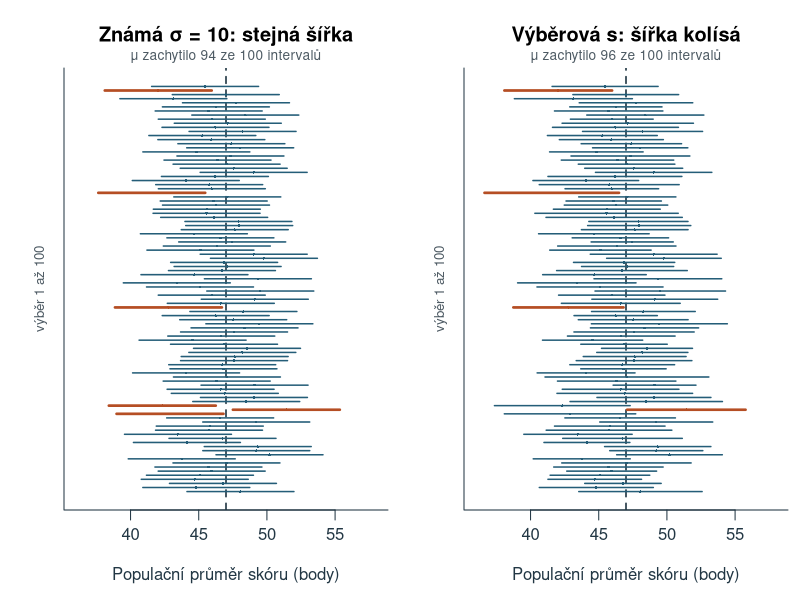
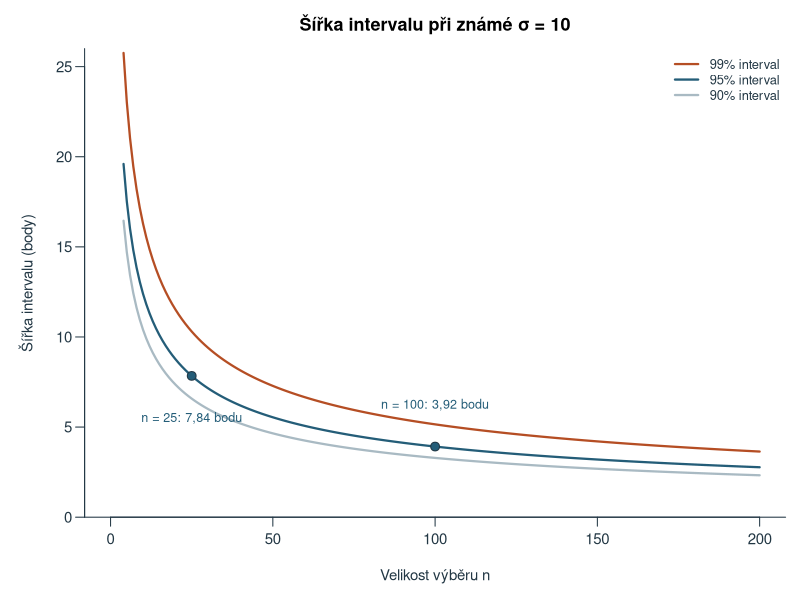
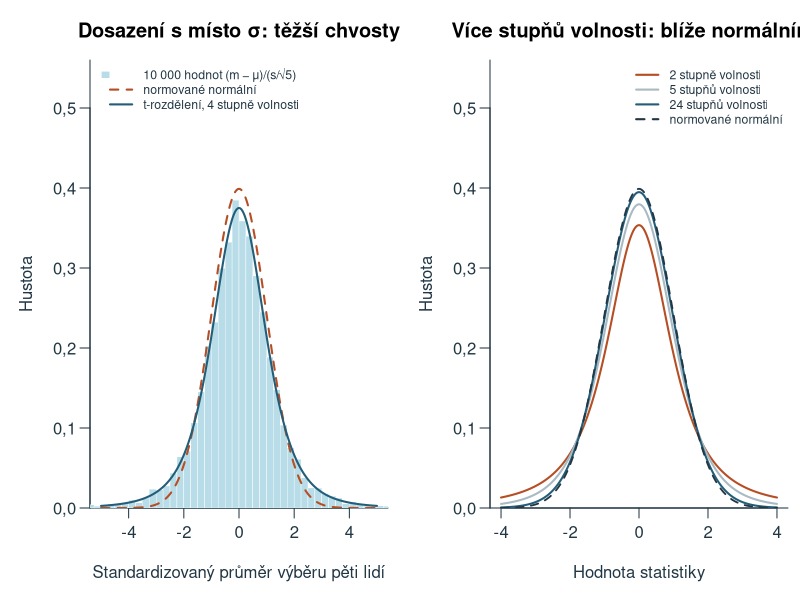
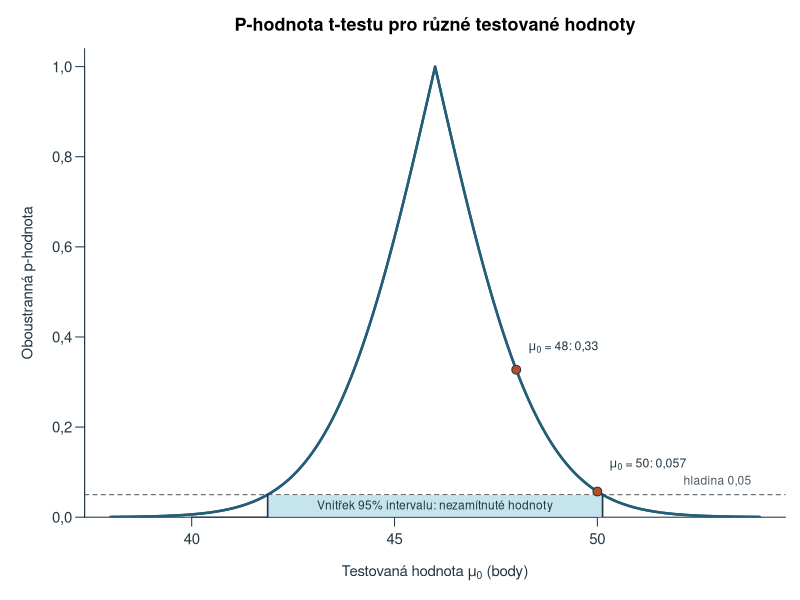
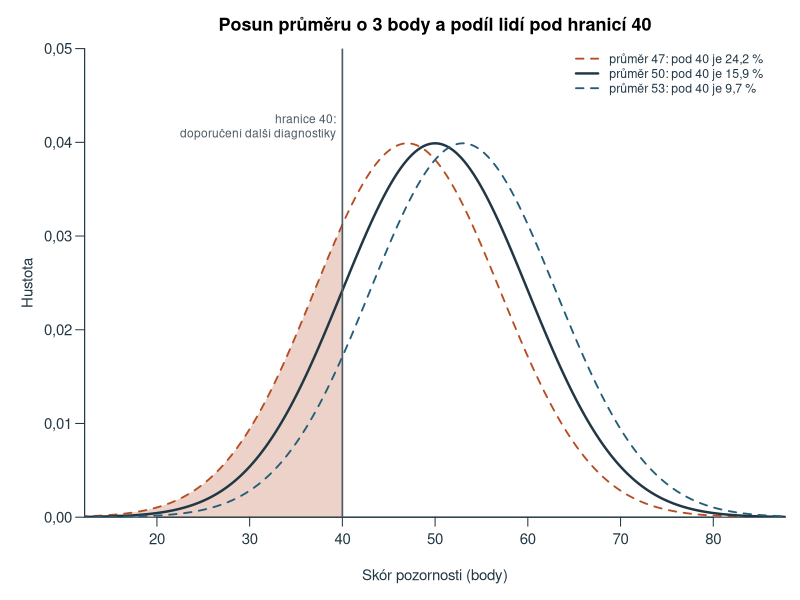
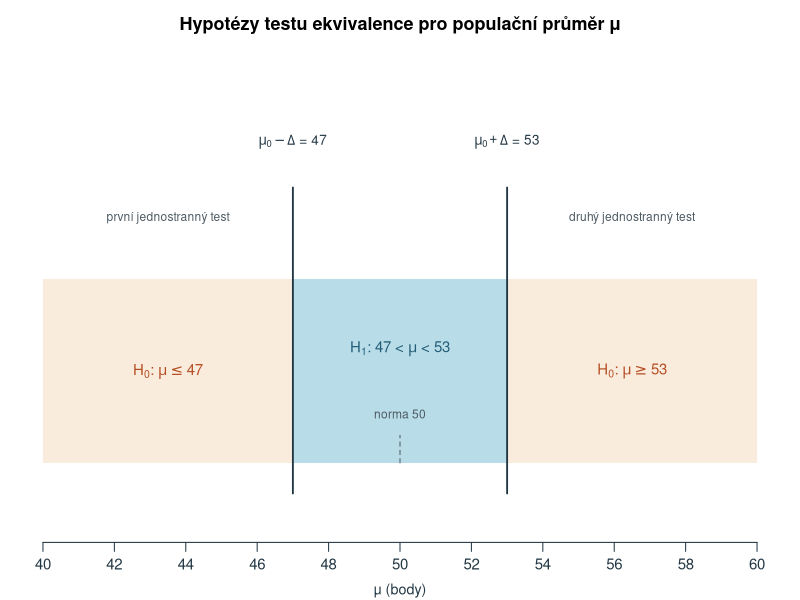
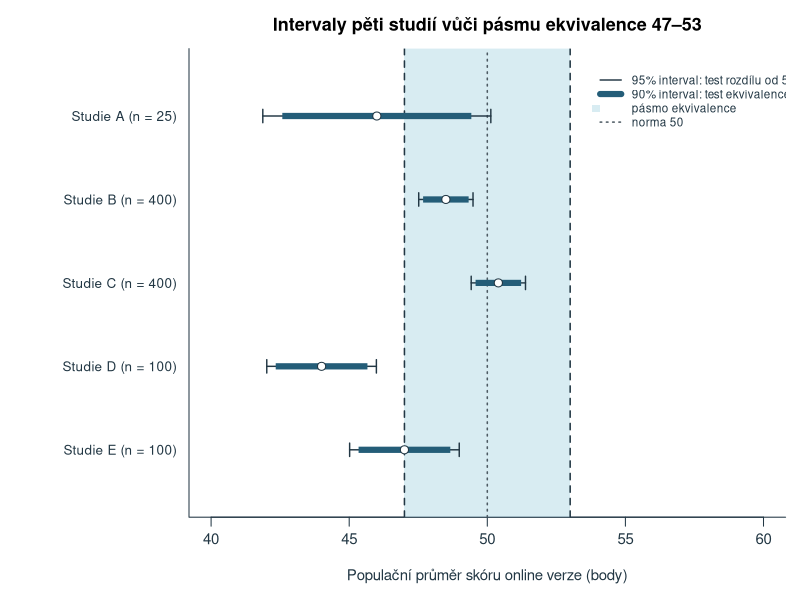
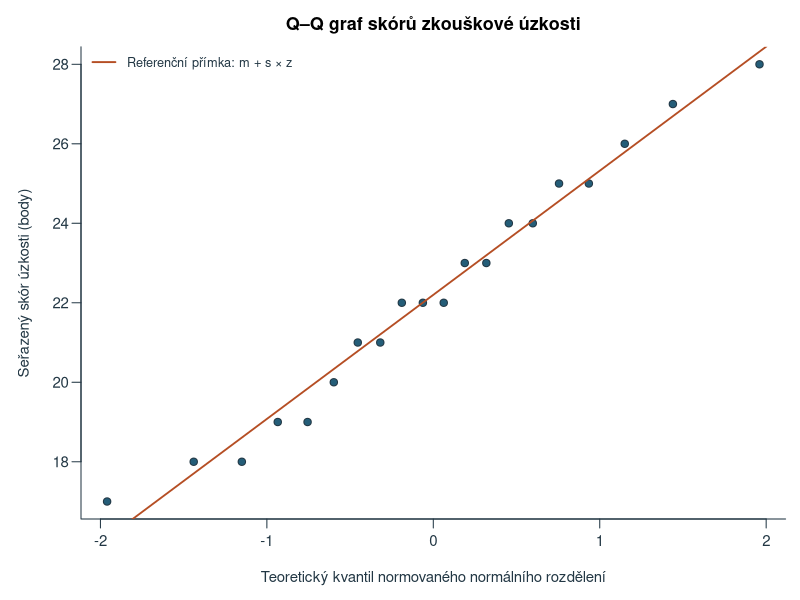

Generate these figures, in order, with R:
# Teaching model, simulations and figures for chapter 7; base R, UTF-8, deterministic project-root paths.
# PDI summaries are quoted from Howell (2013, pp. 186-189). Every other value is an authored teaching model.
ch7_out <- 'assets/chapter-07/plots'
ch7_old_options <- options(OutDec=',')
dir.create(ch7_out,recursive=TRUE,showWarnings=FALSE)
ch7_blue <- '#245D78'; ch7_orange <- '#B54E24'; ch7_fill <- '#B8DDE8'; ch7_gray <- '#4D5A63'; ch7_pale <- '#E1E8EB'; ch7_sand <- '#FAECDD'; ch7_ink <- '#223744'; ch7_mute <- '#A9BAC3'; ch7_green <- '#3E7B4F'
ch7_num <- function(x,digits=2) formatC(x,format='f',digits=digits,decimal.mark=',')
ch7_draw <- function(name,code,width=8,height=4.5) {
  svg(file.path(ch7_out,paste0(name,'.svg')),width=width,height=height,family='sans',bg='white')
  par(mar=c(4.5,4.5,2.6,.8),mgp=c(2.7,.7,0),las=1,col.axis=ch7_ink,col.lab=ch7_ink,fg=ch7_ink,cex=.9)
  force(code); dev.off()
}
# Interval and tests for one mean from summaries ------------------------------------
# Known sigma uses the normal quantile; unknown sigma the t quantile with n - 1 degrees of freedom.
ch7_ci_z <- function(m,sigma,n,level=.95) m+c(-1,1)*qnorm(1-(1-level)/2)*sigma/sqrt(n)
ch7_ci_t <- function(m,s,n,level=.95) m+c(-1,1)*qt(1-(1-level)/2,n-1)*s/sqrt(n)
ch7_t <- function(m,s,n,mu0) (m-mu0)/(s/sqrt(n))
ch7_p2 <- function(m,s,n,mu0) 2*pt(-abs(ch7_t(m,s,n,mu0)),n-1)
# Two one-sided tests against mu0 - delta and mu0 + delta; returns both statistics and p-values.
ch7_tost <- function(m,s,n,mu0,delta) {
  se <- s/sqrt(n); tl <- (m-(mu0-delta))/se; tu <- (m-(mu0+delta))/se
  c(t_dolni=tl,p_dolni=pt(tl,n-1,lower.tail=FALSE),t_horni=tu,p_horni=pt(tu,n-1))
}
# Running example: attention score of 25 students after short sleep; reference value of the norm 50.
# sigma = 10 is a model assumption carried over from chapter 6; s = 10 is the new sample input.
ch7_att <- c(mu0=50,sigma=10,s=10,n=25,m=46)
ch7_ci_att_z <- ch7_ci_z(46,10,25)
ch7_ci_att_t <- ch7_ci_t(46,10,25)
ch7_q24 <- qt(.975,24)
# Howell's PDI example: low-birthweight infants against the norm 100.
ch7_pdi <- c(mu0=100,m=104.125,s=12.584,n=56)
# Equivalence: online version of the attention test against the fixed norm 50, bounds 47 and 53.
ch7_eq <- data.frame(studie=LETTERS[1:5],m=c(46,48.5,50.4,44,47),s=10,n=c(25,400,400,100,100))
ch7_mu0 <- 50; ch7_delta <- 3
ch7_eq$ci95_d <- with(ch7_eq,m-qt(.975,n-1)*s/sqrt(n)); ch7_eq$ci95_h <- with(ch7_eq,m+qt(.975,n-1)*s/sqrt(n))
ch7_eq$ci90_d <- with(ch7_eq,m-qt(.95,n-1)*s/sqrt(n)); ch7_eq$ci90_h <- with(ch7_eq,m+qt(.95,n-1)*s/sqrt(n))
ch7_eq$p_rozdil <- with(ch7_eq,ch7_p2(m,s,n,ch7_mu0))
ch7_eq_tost <- t(mapply(function(m,s,n) ch7_tost(m,s,n,ch7_mu0,ch7_delta),ch7_eq$m,ch7_eq$s,ch7_eq$n))
ch7_eq$p_tost <- pmax(ch7_eq_tost[,'p_dolni'],ch7_eq_tost[,'p_horni'])
# Consequence of a shifted population mean for the share below the referral cut-off 40 (normal model, sigma 10).
ch7_cut <- 40; ch7_share <- pnorm(ch7_cut,c(47,50,53),10)
# Theoretical coverage of the wrong procedure m +- 1.96 s/sqrt(n) for n = 10 under the normal model.
ch7_cov_wrong <- 2*pt(qnorm(.975),9)-1
# Simulations: seeds and the order of draws are fixed --------------------------------
# 100 samples of 25 students from a teaching population with mean 47 and SD 10.
ch7_mu_sim <- 47; ch7_reps <- 100
set.seed(20261017)
ch7_samples <- matrix(rnorm(ch7_reps*25,ch7_mu_sim,10),ch7_reps)
ch7_sim_m <- rowMeans(ch7_samples); ch7_sim_s <- apply(ch7_samples,1,sd)
ch7_sim_z <- cbind(ch7_sim_m-qnorm(.975)*2,ch7_sim_m+qnorm(.975)*2)
ch7_sim_t <- cbind(ch7_sim_m-ch7_q24*ch7_sim_s/5,ch7_sim_m+ch7_q24*ch7_sim_s/5)
ch7_hit_z <- ch7_sim_z[,1]<=ch7_mu_sim & ch7_mu_sim<=ch7_sim_z[,2]
ch7_hit_t <- ch7_sim_t[,1]<=ch7_mu_sim & ch7_mu_sim<=ch7_sim_t[,2]
# Statistic (m - mu)/(s/sqrt(n)) for 10 000 samples of five from a normal population.
set.seed(20261018)
ch7_small <- matrix(rnorm(5*10000,50,10),10000)
ch7_tstat5 <- (rowMeans(ch7_small)-50)/(apply(ch7_small,1,sd)/sqrt(5))
ch7_zstat5 <- (rowMeans(ch7_small)-50)/(10/sqrt(5))
rm(ch7_small)
# Exercise inputs (all authored) -----------------------------------------------------
ch7_u05 <- c(12,15,9,14,11,13,16,10,12,14)
ch7_u07 <- c(18,22,25,19,24,21,27,17,23,20,26,22,19,28,21,24,18,25,23,22)
# Figures ----------------------------------------------------------------------------
ch7_draw('opakovane-intervaly', {
  par(mfrow=c(1,2),mar=c(4.5,3.2,3.4,.6))
  for(k in 1:2) {
    ci <- if(k==1) ch7_sim_z else ch7_sim_t; hit <- if(k==1) ch7_hit_z else ch7_hit_t
    plot(NA,xlim=c(36,58),ylim=c(.5,ch7_reps+.5),yaxt='n',xlab='Populační průměr skóru (body)',ylab='',bty='l',
      main=if(k==1) 'Známá σ = 10: stejná šířka' else 'Výběrová s: šířka kolísá')
    abline(v=ch7_mu_sim,lty=2,lwd=1.6,col=ch7_ink)
    segments(ci[,1],1:ch7_reps,ci[,2],1:ch7_reps,col=ifelse(hit,ch7_blue,ch7_orange),lwd=ifelse(hit,1.5,2.6))
    points(ch7_sim_m,1:ch7_reps,pch=16,cex=.35,col=ifelse(hit,ch7_blue,ch7_orange))
    mtext(paste0('μ zachytilo ',sum(hit),' ze 100 intervalů'),side=3,line=.2,cex=.82,col=ch7_gray)
    mtext('výběr 1 až 100',side=2,line=.8,las=0,cex=.8,col=ch7_gray)
  }
},width=10,height=6.4)
ch7_draw('sirka-intervalu', {
  par(mar=c(4.6,4.7,2.7,.8))
  n <- 4:200; lev <- c(.90,.95,.99); cols <- c(ch7_mute,ch7_blue,ch7_orange)
  plot(NA,xlim=c(0,200),ylim=c(0,26),xlab='Velikost výběru n',ylab='Šířka intervalu (body)',main='Šířka intervalu při známé σ = 10',bty='l',yaxs='i')
  for(j in 1:3) lines(n,2*qnorm(1-(1-lev[j])/2)*10/sqrt(n),lwd=2.2,col=cols[j])
  k <- c(25,100); points(k,2*qnorm(.975)*10/sqrt(k),pch=21,bg=ch7_blue,col=ch7_ink,cex=1.3)
  text(k,2*qnorm(.975)*10/sqrt(k),paste0('n = ',k,': ',ch7_num(2*qnorm(.975)*10/sqrt(k)),' bodu'),pos=c(1,3),offset=2.1,cex=.84,col=ch7_blue)
  legend('topright',c('99% interval','95% interval','90% interval'),lwd=2.2,col=rev(cols),bty='n',cex=.86)
},width=8.6,height=4.4)
ch7_draw('t-rozdeleni', {
  par(mfrow=c(1,2),mar=c(4.6,4.5,3,.6))
  br <- seq(-12,12,by=.25)
  h <- hist(pmax(pmin(ch7_tstat5,11.99),-11.99),breaks=br,plot=FALSE)
  plot(NA,xlim=c(-5,5),ylim=c(0,.56),xlab='Standardizovaný průměr výběru pěti lidí',ylab='Hustota',main='Dosazení s místo σ: těžší chvosty',bty='l',yaxs='i')
  rect(br[-length(br)],0,br[-1],h$density,col=ch7_fill,border='white',lwd=.4)
  curve(dnorm(x),-5,5,add=TRUE,lwd=2,lty=2,col=ch7_orange,n=400)
  curve(dt(x,4),-5,5,add=TRUE,lwd=2,col=ch7_blue,n=400)
  legend('topleft',c('10 000 hodnot (m − μ)/(s/√5)','normované normální','t-rozdělení, 4 stupně volnosti'),fill=c(ch7_fill,NA,NA),border=c('white',NA,NA),lty=c(NA,2,1),lwd=c(NA,2,2),col=c(NA,ch7_orange,ch7_blue),bty='n',cex=.74,ncol=1)
  plot(NA,xlim=c(-4,4),ylim=c(0,.56),xlab='Hodnota statistiky',ylab='Hustota',main='Více stupňů volnosti: blíže normálnímu',bty='l',yaxs='i')
  df <- c(2,5,24); cols <- c(ch7_orange,ch7_mute,ch7_blue)
  for(j in 1:3) curve(dt(x,df[j]),-4,4,add=TRUE,lwd=2,col=cols[j],n=400)
  curve(dnorm(x),-4,4,add=TRUE,lwd=1.8,lty=2,col=ch7_ink,n=400)
  legend('topright',c('2 stupně volnosti','5 stupňů volnosti','24 stupňů volnosti','normované normální'),lty=c(1,1,1,2),lwd=2,col=c(cols,ch7_ink),bty='n',cex=.74)
},width=10,height=4.4)
ch7_draw('p-funkce', {
  par(mar=c(4.6,4.7,2.7,.8))
  mu <- seq(38,54,by=.02); p <- ch7_p2(46,10,25,mu)
  plot(mu,p,type='l',lwd=2.4,col=ch7_blue,ylim=c(0,1.04),xlab=expression('Testovaná hodnota '*mu[0]*' (body)'),ylab='Oboustranná p-hodnota',main='P-hodnota t-testu pro různé testované hodnoty',bty='l',yaxs='i')
  abline(h=.05,lty=2,col=ch7_gray)
  rect(ch7_ci_att_t[1],-.1,ch7_ci_att_t[2],.05,col=adjustcolor(ch7_fill,.8),border=NA)
  lines(mu,p,lwd=2.4,col=ch7_blue)
  segments(ch7_ci_att_t,0,ch7_ci_att_t,.05,lwd=1.6,col=ch7_ink)
  text(46,.025,'Vnitřek 95% intervalu: nezamítnuté hodnoty',cex=.8,col=ch7_ink)
  points(c(50,48),ch7_p2(46,10,25,c(50,48)),pch=21,bg=ch7_orange,col=ch7_ink,cex=1.3)
  text(50.3,ch7_p2(46,10,25,50)+.06,bquote(mu[0]*' = 50: '*.(ch7_num(ch7_p2(46,10,25,50),3))),adj=0,cex=.82)
  text(48.3,ch7_p2(46,10,25,48)+.05,bquote(mu[0]*' = 48: '*.(ch7_num(ch7_p2(46,10,25,48),2))),adj=0,cex=.82)
  text(53.8,.08,'hladina 0,05',adj=1,cex=.8,col=ch7_gray)
},width=8.6,height=4.6)
ch7_draw('pasmo-pouziti', {
  par(mar=c(4.6,4.7,2.7,.8))
  x <- seq(10,90,length.out=600); mus <- c(47,50,53); cols <- c(ch7_orange,ch7_ink,ch7_blue)
  plot(NA,xlim=c(15,85),ylim=c(0,.05),xlab='Skór pozornosti (body)',ylab='Hustota',main='Posun průměru o 3 body a podíl lidí pod hranicí 40',bty='l',yaxs='i')
  polygon(c(15,x[x<=40],40),c(0,dnorm(x[x<=40],47,10),0),col=adjustcolor(ch7_orange,.25),border=NA)
  for(j in 1:3) lines(x,dnorm(x,mus[j],10),lwd=if(j==2) 2.4 else 1.8,lty=if(j==2) 1 else 2,col=cols[j])
  abline(v=40,lwd=1.6,col=ch7_gray)
  text(39.3,.043,'hranice 40:\ndoporučení další diagnostiky',adj=c(1,1),cex=.8,col=ch7_gray)
  legend(64,.0505,paste0('průměr ',mus,': pod 40 je ',ch7_num(100*ch7_share,1),' %'),lty=c(2,1,2),lwd=c(1.8,2.4,1.8),col=cols,bty='n',cex=.82)
},width=8.6,height=4.4)
ch7_draw('hypotezy-ekvivalence', {
  par(mar=c(3.2,.8,2.6,.8))
  plot(NA,xlim=c(40,60),ylim=c(0,3),axes=FALSE,xlab='',ylab='',main='Hypotézy testu ekvivalence pro populační průměr μ')
  axis(1,at=seq(40,60,by=2),labels=seq(40,60,by=2)); mtext('μ (body)',side=1,line=2.1,cex=.86)
  rect(40,.4,47,1.6,col=ch7_sand,border=NA); rect(53,.4,60,1.6,col=ch7_sand,border=NA); rect(47,.4,53,1.6,col=ch7_fill,border=NA)
  segments(c(47,53),.2,c(47,53),2.2,lwd=1.8,col=ch7_ink); segments(50,.4,50,.58,lty=2,col=ch7_gray)
  text(43.5,1,expression(H[0]*': '*mu<=47),cex=1,col=ch7_orange,font=2); text(56.5,1,expression(H[0]*': '*mu>=53),cex=1,col=ch7_orange,font=2)
  text(50,1.15,expression(H[1]*': 47 < '*mu*' < 53'),cex=1,col=ch7_blue,font=2); text(50,.72,'norma 50',cex=.8,col=ch7_gray)
  text(47,2.5,expression(mu[0]-Delta*' = 47'),cex=.9); text(53,2.5,expression(mu[0]+Delta*' = 53'),cex=.9)
  text(c(43.5,56.5),2.0,c('první jednostranný test','druhý jednostranný test'),cex=.8,col=ch7_gray)
},width=8.6,height=3.4)
ch7_draw('ctyri-kombinace', {
  par(mar=c(4.6,10.5,2.7,.8))
  e <- ch7_eq; y <- 5:1
  lab <- paste0('Studie ',e$studie,' (n = ',e$n,')')
  plot(NA,xlim=c(40,60),ylim=c(.4,5.6),yaxt='n',xlab='Populační průměr skóru online verze (body)',ylab='',main='Intervaly pěti studií vůči pásmu ekvivalence 47–53',bty='l')
  rect(47,0,53,6,col=adjustcolor(ch7_fill,.55),border=NA)
  abline(v=c(47,53),lty=2,lwd=1.5,col=ch7_ink); abline(v=50,lty=3,lwd=1.5,col=ch7_gray)
  axis(2,at=y,labels=lab,tick=FALSE,cex.axis=.9)
  segments(e$ci95_d,y,e$ci95_h,y,lwd=1.4,col=ch7_ink)
  segments(e$ci95_d,y-.08,e$ci95_d,y+.08,lwd=1.4,col=ch7_ink); segments(e$ci95_h,y-.08,e$ci95_h,y+.08,lwd=1.4,col=ch7_ink)
  segments(e$ci90_d,y,e$ci90_h,y,lwd=6,col=ch7_blue,lend=1)
  points(e$m,y,pch=21,bg='white',col=ch7_ink,cex=1.2)
  legend(53.4,5.6,c('95% interval: test rozdílu od 50','90% interval: test ekvivalence','pásmo ekvivalence','norma 50'),lwd=c(1.4,6,NA,1.5),lty=c(1,1,NA,3),col=c(ch7_ink,ch7_blue,NA,ch7_gray),fill=c(NA,NA,adjustcolor(ch7_fill,.55),NA),border=NA,bty='n',cex=.78)
},width=9.4,height=4.8)
# Exercise 7: the same plotting positions and reference line as chapter 4.
ch7_qq_y <- sort(ch7_u07)
ch7_qq_p <- (seq_along(ch7_qq_y)-.5)/length(ch7_qq_y)
ch7_qq_z <- qnorm(ch7_qq_p)
ch7_draw('qq-uzkost', {
  plot(ch7_qq_z,ch7_qq_y,xlab='Teoretický kvantil normovaného normálního rozdělení',
       ylab='Seřazený skór úzkosti (body)',main='Q–Q graf skórů zkouškové úzkosti',
       pch=21,bg=ch7_blue,col=ch7_ink,bty='l',cex=1.1)
  abline(a=mean(ch7_u07),b=sd(ch7_u07),col=ch7_orange,lwd=1.8)
  legend('topleft','Referenční přímka: m + s × z',col=ch7_orange,lwd=1.8,bty='n',cex=.85)
},width=8.6,height=4.6)
options(ch7_old_options)
